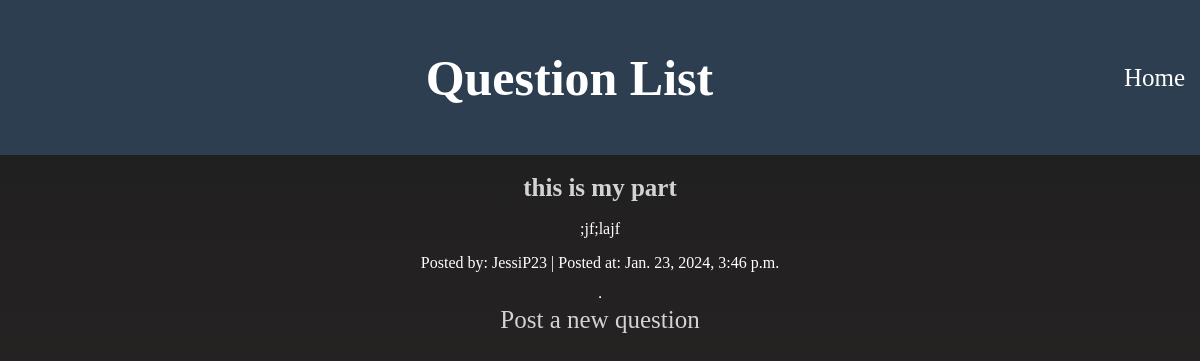
The page /post/question_list/ on the database its author committed.
### forum/models.py (models this page shows)
class PostQuestion(models.Model):
    title = models.CharField(max_length=300)
    description = models.TextField()
    user = models.ForeignKey(User, on_delete=models.CASCADE)
    file = models.ImageField(upload_to=file_url, null=True, blank=True)
    timepost = models.DateTimeField(auto_now_add=True)

### forum/views.py (the view)
# urls.py: path('question_list/', question_list, name="question_list"),
def question_list(request):
    list_question = PostQuestion.objects.all()
    return render(request, 'forum/question_list.html', {'list_question': list_question})

### templates/forum/question_list.html (shortened to what this page needs)
{% load static %}
<!doctype html>
<html lang="en">
  <head>
    <link rel="stylesheet" href="{% static 'styling/view.css' %}" >
  </head>
  <body>
    <header>
      <h1 class="classes">Question List</h1>
      <a href="{% url 'home' %}" class="link">Home</a>
    </header>
    <div class="section">
      {%for question in list_question%}
      <div class="question">
        <h3><a href="{% url 'forum:view_question' question.id %}">{{question.title}}</a></h3>
        <p>{{question.description}}</p>
        <p>Posted by: {{question.user.username}} | Posted at: {{question.timepost}}</p>
      </div>
      <hr>
      {%endfor%}
      <a href="{% url 'forum:post_question' %}">Post a new question</a>
    </div>
  </body>
</html>

### static/styling/view.css (style rules this page uses)
body { background: linear-gradient(to bottom, #1e1e1e, #2d2727); color: #ffffff; margin: 0; height: 100vh; }
.section { display: flex; flex-direction: column; text-align: center; }
.link { text-decoration: none; color: #ffffff; }
.classes { flex-grow: 1; text-align: center; }
header { display: flex; flex-direction: row; justify-content: space-between; align-items: center; padding: 15px; background-color: #2c3e50; color: #ffffff; font-size: 25px; }
.section a { text-decoration: none; font-size: 25px; color: #d3d3d3; }

### rows shown on the page
PostQuestion: title "this is my part", description ";jf;lajf", user.username "JessiP23", timepost "Jan. 23, 2024, 3:46 p.m."
